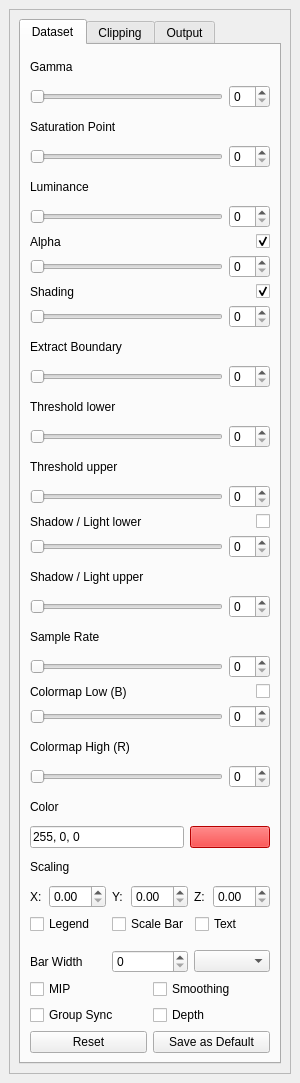
  <widget class="QDockWidget" name="propertiesWidget">
   <property name="sizePolicy">
    <sizepolicy hsizetype="Preferred" vsizetype="Preferred">
     <horstretch>0</horstretch>
     <verstretch>0</verstretch>
    </sizepolicy>
   </property>
   <property name="minimumSize">
    <size>
     <width>300</width>
     <height>1083</height>
    </size>
   </property>
   <property name="maximumSize">
    <size>
     <width>524287</width>
     <height>524287</height>
    </size>
   </property>
   <property name="floating">
    <bool>false</bool>
   </property>
   <property name="windowTitle">
    <string>Properties</string>
   </property>
   <attribute name="dockWidgetArea">
    <number>2</number>
   </attribute>
   <widget class="QWidget" name="dockWidgetContents_4">
    <layout class="QVBoxLayout" name="verticalLayout_2">
     <item>
      <widget class="QFrame" name="frame">
       <property name="frameShape">
        <enum>QFrame::StyledPanel</enum>
       </property>
       <property name="frameShadow">
        <enum>QFrame::Raised</enum>
       </property>
       <layout class="QVBoxLayout" name="verticalLayout_6">
        <item>
         <widget class="QTabWidget" name="tabWidget">
          <property name="sizePolicy">
           <sizepolicy hsizetype="Expanding" vsizetype="Expanding">
            <horstretch>0</horstretch>
            <verstretch>0</verstretch>
           </sizepolicy>
          </property>
          <property name="autoFillBackground">
           <bool>false</bool>
          </property>
          <property name="styleSheet">
           <string notr="true"/>
          </property>
          <property name="tabPosition">
           <enum>QTabWidget::North</enum>
          </property>
          <property name="tabShape">
           <enum>QTabWidget::Rounded</enum>
          </property>
          <property name="currentIndex">
           <number>0</number>
          </property>
          <property name="iconSize">
           <size>
            <width>16</width>
            <height>16</height>
           </size>
          </property>
          <property name="elideMode">
           <enum>Qt::ElideNone</enum>
          </property>
          <property name="movable">
           <bool>true</bool>
          </property>
          <widget class="QWidget" name="tab">
           <attribute name="title">
            <string>Dataset</string>
           </attribute>
           <layout class="QVBoxLayout" name="verticalLayout_9">
            <item>
             <layout class="QVBoxLayout" name="verticalLayout_11">
              <item>
               <widget class="QLabel" name="label_16">
                <property name="text">
                 <string>Gamma</string>
                </property>
               </widget>
              </item>
              <item>
               <layout class="QHBoxLayout" name="horizontalLayout_15">
                <item>
                 <widget class="QSlider" name="horizontalSlider_2">
                  <property name="orientation">
                   <enum>Qt::Horizontal</enum>
                  </property>
                 </widget>
                </item>
                <item>
                 <widget class="QSpinBox" name="spinBox_8"/>
                </item>
               </layout>
              </item>
             </layout>
            </item>
            <item>
             <layout class="QVBoxLayout" name="verticalLayout_22">
              <item>
               <widget class="QLabel" name="label_28">
                <property name="text">
                 <string>Saturation Point</string>
                </property>
               </widget>
              </item>
              <item>
               <layout class="QHBoxLayout" name="horizontalLayout_27">
                <item>
                 <widget class="QSlider" name="horizontalSlider_14">
                  <property name="orientation">
                   <enum>Qt::Horizontal</enum>
                  </property>
                 </widget>
                </item>
                <item>
                 <widget class="QSpinBox" name="spinBox_10"/>
                </item>
               </layout>
              </item>
             </layout>
            </item>
            <item>
             <layout class="QVBoxLayout" name="verticalLayout_21">
              <item>
               <widget class="QLabel" name="label_27">
                <property name="text">
                 <string>Luminance</string>
                </property>
               </widget>
              </item>
              <item>
               <layout class="QHBoxLayout" name="horizontalLayout_26">
                <item>
                 <widget class="QSlider" name="horizontalSlider_13">
                  <property name="orientation">
                   <enum>Qt::Horizontal</enum>
                  </property>
                 </widget>
                </item>
                <item>
                 <widget class="QSpinBox" name="spinBox_9"/>
                </item>
               </layout>
              </item>
             </layout>
            </item>
            <item>
             <layout class="QVBoxLayout" name="verticalLayout_23">
              <item>
               <layout class="QHBoxLayout" name="horizontalLayout_39">
                <item>
                 <widget class="QLabel" name="label_29">
                  <property name="text">
                   <string>Alpha</string>
                  </property>
                 </widget>
                </item>
                <item alignment="Qt::AlignRight">
                 <widget class="QCheckBox" name="checkBox_4">
                  <property name="text">
                   <string/>
                  </property>
                  <property name="checked">
                   <bool>true</bool>
                  </property>
                 </widget>
                </item>
               </layout>
              </item>
              <item>
               <layout class="QHBoxLayout" name="horizontalLayout_28">
                <item>
                 <widget class="QSlider" name="horizontalSlider_15">
                  <property name="orientation">
                   <enum>Qt::Horizontal</enum>
                  </property>
                 </widget>
                </item>
                <item>
                 <widget class="QSpinBox" name="spinBox_11"/>
                </item>
               </layout>
              </item>
             </layout>
            </item>
            <item>
             <layout class="QVBoxLayout" name="verticalLayout_24">
              <item>
               <layout class="QHBoxLayout" name="horizontalLayout_38">
                <item>
                 <widget class="QLabel" name="label_30">
                  <property name="text">
                   <string>Shading</string>
                  </property>
                 </widget>
                </item>
                <item alignment="Qt::AlignRight">
                 <widget class="QCheckBox" name="checkBox_3">
                  <property name="text">
                   <string/>
                  </property>
                  <property name="checked">
                   <bool>true</bool>
                  </property>
                 </widget>
                </item>
               </layout>
              </item>
              <item>
               <layout class="QHBoxLayout" name="horizontalLayout_29">
                <item>
                 <widget class="QSlider" name="horizontalSlider_16">
                  <property name="orientation">
                   <enum>Qt::Horizontal</enum>
                  </property>
                 </widget>
                </item>
                <item>
                 <widget class="QSpinBox" name="spinBox_12"/>
                </item>
               </layout>
              </item>
             </layout>
            </item>
            <item>
             <layout class="QVBoxLayout" name="verticalLayout_31">
              <item>
               <widget class="QLabel" name="label_37">
                <property name="text">
                 <string>Extract Boundary</string>
                </property>
               </widget>
              </item>
              <item>
               <layout class="QHBoxLayout" name="horizontalLayout_36">
                <item>
                 <widget class="QSlider" name="horizontalSlider_23">
                  <property name="orientation">
                   <enum>Qt::Horizontal</enum>
                  </property>
                 </widget>
                </item>
                <item>
                 <widget class="QSpinBox" name="spinBox_19"/>
                </item>
               </layout>
              </item>
             </layout>
            </item>
            <item>
             <layout class="QVBoxLayout" name="verticalLayout_30">
              <item>
               <widget class="QLabel" name="label_36">
                <property name="text">
                 <string>Threshold lower</string>
                </property>
               </widget>
              </item>
              <item>
               <layout class="QHBoxLayout" name="horizontalLayout_35">
                <item>
                 <widget class="QSlider" name="horizontalSlider_22">
                  <property name="orientation">
                   <enum>Qt::Horizontal</enum>
                  </property>
                 </widget>
                </item>
                <item>
                 <widget class="QSpinBox" name="spinBox_18"/>
                </item>
               </layout>
              </item>
             </layout>
            </item>
            <item>
             <layout class="QVBoxLayout" name="verticalLayout_29">
              <item>
               <widget class="QLabel" name="label_35">
                <property name="text">
                 <string>Threshold upper</string>
                </property>
               </widget>
              </item>
              <item>
               <layout class="QHBoxLayout" name="horizontalLayout_34">
                <item>
                 <widget class="QSlider" name="horizontalSlider_21">
                  <property name="orientation">
                   <enum>Qt::Horizontal</enum>
                  </property>
                 </widget>
                </item>
                <item>
                 <widget class="QSpinBox" name="spinBox_17"/>
                </item>
               </layout>
              </item>
             </layout>
            </item>
            <item>
             <layout class="QVBoxLayout" name="verticalLayout_28">
              <item>
               <layout class="QHBoxLayout" name="horizontalLayout_42">
                <item>
                 <widget class="QLabel" name="label_34">
                  <property name="text">
                   <string>Shadow / Light lower</string>
                  </property>
                 </widget>
                </item>
                <item alignment="Qt::AlignRight">
                 <widget class="QCheckBox" name="checkBox_6">
                  <property name="text">
                   <string/>
                  </property>
                 </widget>
                </item>
               </layout>
              </item>
              <item>
               <layout class="QHBoxLayout" name="horizontalLayout_33">
                <item>
                 <widget class="QSlider" name="horizontalSlider_20">
                  <property name="orientation">
                   <enum>Qt::Horizontal</enum>
                  </property>
                 </widget>
                </item>
                <item>
                 <widget class="QSpinBox" name="spinBox_16"/>
                </item>
               </layout>
              </item>
             </layout>
            </item>
            <item>
             <layout class="QVBoxLayout" name="verticalLayout_27">
              <item>
               <widget class="QLabel" name="label_33">
                <property name="text">
                 <string>Shadow / Light upper</string>
                </property>
               </widget>
              </item>
              <item>
               <layout class="QHBoxLayout" name="horizontalLayout_32">
                <item>
                 <widget class="QSlider" name="horizontalSlider_19">
                  <property name="orientation">
                   <enum>Qt::Horizontal</enum>
                  </property>
                 </widget>
                </item>
                <item>
                 <widget class="QSpinBox" name="spinBox_15"/>
                </item>
               </layout>
              </item>
             </layout>
            </item>
            <item>
             <layout class="QVBoxLayout" name="verticalLayout_26">
              <item>
               <widget class="QLabel" name="label_32">
                <property name="text">
                 <string>Sample Rate</string>
                </property>
               </widget>
              </item>
              <item>
               <layout class="QHBoxLayout" name="horizontalLayout_31">
                <item>
                 <widget class="QSlider" name="horizontalSlider_18">
                  <property name="orientation">
                   <enum>Qt::Horizontal</enum>
                  </property>
                 </widget>
                </item>
                <item>
                 <widget class="QSpinBox" name="spinBox_14"/>
                </item>
               </layout>
              </item>
             </layout>
            </item>
            <item>
             <layout class="QVBoxLayout" name="verticalLayout_32">
              <item>
               <layout class="QHBoxLayout" name="horizontalLayout_41">
                <item>
                 <widget class="QLabel" name="label_38">
                  <property name="text">
                   <string>Colormap Low (B)</string>
                  </property>
                 </widget>
                </item>
                <item alignment="Qt::AlignRight">
                 <widget class="QCheckBox" name="checkBox_5">
                  <property name="text">
                   <string/>
                  </property>
                 </widget>
                </item>
               </layout>
              </item>
              <item>
               <layout class="QHBoxLayout" name="horizontalLayout_40">
                <item>
                 <widget class="QSlider" name="horizontalSlider_24">
                  <property name="orientation">
                   <enum>Qt::Horizontal</enum>
                  </property>
                 </widget>
                </item>
                <item>
                 <widget class="QSpinBox" name="spinBox_20"/>
                </item>
               </layout>
              </item>
             </layout>
            </item>
            <item>
             <layout class="QVBoxLayout" name="verticalLayout_25">
              <item>
               <widget class="QLabel" name="label_31">
                <property name="text">
                 <string>Colormap High (R)</string>
                </property>
               </widget>
              </item>
              <item>
               <layout class="QHBoxLayout" name="horizontalLayout_30">
                <item>
                 <widget class="QSlider" name="horizontalSlider_17">
                  <property name="orientation">
                   <enum>Qt::Horizontal</enum>
                  </property>
                 </widget>
                </item>
                <item>
                 <widget class="QSpinBox" name="spinBox_13"/>
                </item>
               </layout>
              </item>
             </layout>
            </item>
            <item>
             <layout class="QVBoxLayout" name="verticalLayout_13">
              <item>
               <widget class="QLabel" name="label_39">
                <property name="text">
                 <string>Color</string>
                </property>
               </widget>
              </item>
              <item>
               <layout class="QHBoxLayout" name="horizontalLayout_17">
                <property name="topMargin">
                 <number>0</number>
                </property>
                <item>
                 <widget class="QLineEdit" name="colorPropText">
                  <property name="maximumSize">
                   <size>
                    <width>999999</width>
                    <height>16777215</height>
                   </size>
                  </property>
                  <property name="text">
                   <string>255, 0, 0</string>
                  </property>
                 </widget>
                </item>
                <item>
                 <widget class="QPushButton" name="colorPropButton">
                  <property name="minimumSize">
                   <size>
                    <width>80</width>
                    <height>0</height>
                   </size>
                  </property>
                  <property name="autoFillBackground">
                   <bool>false</bool>
                  </property>
                  <property name="styleSheet">
                   <string notr="true">QPushButton {
	background-color: rgb(255, 0, 0);
}</string>
                  </property>
                  <property name="text">
                   <string/>
                  </property>
                 </widget>
                </item>
               </layout>
              </item>
             </layout>
            </item>
            <item>
             <layout class="QVBoxLayout" name="verticalLayout_12">
              <item>
               <widget class="QLabel" name="label_17">
                <property name="text">
                 <string>Scaling</string>
                </property>
               </widget>
              </item>
              <item>
               <layout class="QHBoxLayout" name="horizontalLayout_16">
                <item>
                 <widget class="QLabel" name="label_18">
                  <property name="maximumSize">
                   <size>
                    <width>15</width>
                    <height>16777215</height>
                   </size>
                  </property>
                  <property name="text">
                   <string>X:</string>
                  </property>
                 </widget>
                </item>
                <item>
                 <widget class="QDoubleSpinBox" name="doubleSpinBox_7"/>
                </item>
                <item>
                 <widget class="QLabel" name="label_19">
                  <property name="maximumSize">
                   <size>
                    <width>15</width>
                    <height>16777215</height>
                   </size>
                  </property>
                  <property name="text">
                   <string>Y:</string>
                  </property>
                 </widget>
                </item>
                <item>
                 <widget class="QDoubleSpinBox" name="doubleSpinBox_6"/>
                </item>
                <item>
                 <widget class="QLabel" name="label_20">
                  <property name="maximumSize">
                   <size>
                    <width>15</width>
                    <height>16777215</height>
                   </size>
                  </property>
                  <property name="text">
                   <string>Z:</string>
                  </property>
                 </widget>
                </item>
                <item>
                 <widget class="QDoubleSpinBox" name="doubleSpinBox_5"/>
                </item>
               </layout>
              </item>
             </layout>
            </item>
            <item>
             <layout class="QVBoxLayout" name="verticalLayout_14">
              <item>
               <layout class="QHBoxLayout" name="horizontalLayout_18">
                <property name="topMargin">
                 <number>0</number>
                </property>
                <item>
                 <widget class="QCheckBox" name="checkBox_8">
                  <property name="text">
                   <string>Legend</string>
                  </property>
                 </widget>
                </item>
                <item>
                 <widget class="QCheckBox" name="checkBox_7">
                  <property name="text">
                   <string>Scale Bar</string>
                  </property>
                 </widget>
                </item>
                <item>
                 <widget class="QCheckBox" name="checkBox_9">
                  <property name="text">
                   <string>Text</string>
                  </property>
                  <property name="checked">
                   <bool>false</bool>
                  </property>
                 </widget>
                </item>
               </layout>
              </item>
              <item>
               <layout class="QHBoxLayout" name="horizontalLayout_19">
                <property name="topMargin">
                 <number>10</number>
                </property>
                <item>
                 <widget class="QLabel" name="label_23">
                  <property name="text">
                   <string>Bar Width</string>
                  </property>
                 </widget>
                </item>
                <item>
                 <widget class="QSpinBox" name="spinBox_21"/>
                </item>
                <item>
                 <widget class="QComboBox" name="comboBox_2"/>
                </item>
               </layout>
              </item>
             </layout>
            </item>
            <item>
             <layout class="QHBoxLayout" name="horizontalLayout_20">
              <item>
               <widget class="QCheckBox" name="checkBox_11">
                <property name="text">
                 <string>MIP</string>
                </property>
               </widget>
              </item>
              <item>
               <widget class="QCheckBox" name="checkBox_10">
                <property name="text">
                 <string>Smoothing</string>
                </property>
               </widget>
              </item>
             </layout>
            </item>
            <item>
             <layout class="QHBoxLayout" name="horizontalLayout_21">
              <item>
               <widget class="QCheckBox" name="checkBox_13">
                <property name="text">
                 <string>Group Sync</string>
                </property>
               </widget>
              </item>
              <item>
               <widget class="QCheckBox" name="checkBox_12">
                <property name="text">
                 <string>Depth</string>
                </property>
               </widget>
              </item>
             </layout>
            </item>
            <item>
             <layout class="QHBoxLayout" name="horizontalLayout_22">
              <item>
               <widget class="QPushButton" name="pushButton_7">
                <property name="text">
                 <string>Reset</string>
                </property>
               </widget>
              </item>
              <item>
               <widget class="QPushButton" name="pushButton_6">
                <property name="text">
                 <string>Save as Default</string>
                </property>
               </widget>
              </item>
             </layout>
            </item>
           </layout>
          </widget>
          <widget class="QWidget" name="tab_2">
           <attribute name="title">
            <string>Clipping</string>
           </attribute>
          </widget>
          <widget class="QWidget" name="tab_3">
           <attribute name="title">
            <string>Output</string>
           </attribute>
          </widget>
         </widget>
        </item>
       </layout>
      </widget>
     </item>
    </layout>
   </widget>
  </widget>
